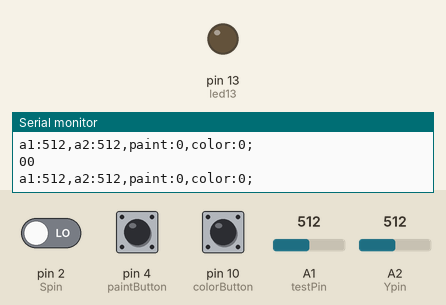
The sketch below on a simulated Arduino Uno, built with avr-gcc and run on an emulated ATmega328P. Parts: output pins drawn as LEDs (lit = HIGH), the last lines printed to the serial monitor. The test bench sets the inputs (shaded band); at power-on: pin 4 (paintButton) LOW, pin 2 (Spin) LOW, pin 10 (colorButton) LOW, A1 (testPin) = 512, A2 (Ypin) = 512.

Above: at 1.2 s.
1.3 s: pin 4 (paintButton) pulled HIGH for 0.15 s
At 1.51 s:
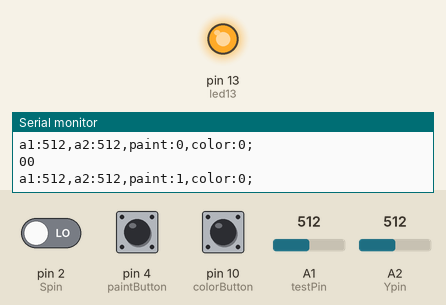
6.1 s: pin 4 (paintButton) pulled HIGH for 3.2 s
At 10.6 s:
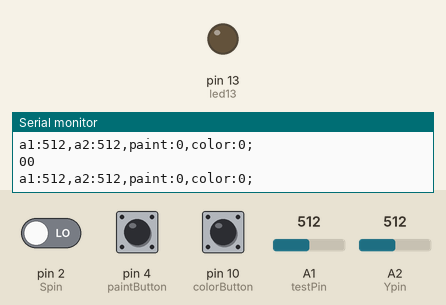
Timing chart, 0 to 12.1 s (numbered marks = the images above; inputs shaded):
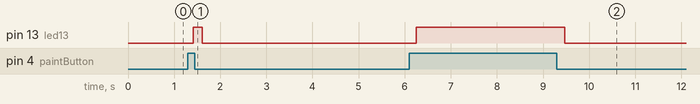

Measured:
- after the input at 1.3 s, pin 13 (led13): LOW → HIGH after 0.11 s, → LOW 0.20 s later
- after the input at 6.1 s, pin 13 (led13): LOW → HIGH after 0.15 s, → LOW 3.2 s later

The sketch:

3.4.ino
```cpp
#include "PDMSerial.h"

PDMSerial pdm;

const int testPin = A1;
const int Ypin = A2;
//const int Ypin = A3;
int Spin = 2;
int led13 = 13;
const int colorButton = 10;
const int paintButton = 4;

int testPinVal = 0;

int Xval = 0;
int scaledDataX;

int Yval = 0;
int scaledDataY;
int Sval = 0;

int colorButtonState = 0;
int paintButtonState = 0;

int dt=200;
void setup() {
// put your setup code here, to run once:
Serial.begin(9600);

pinMode(testPin, INPUT);
//pinMode(Xpin,INPUT);
pinMode(Ypin,INPUT);
pinMode(Spin,INPUT);
pinMode(colorButton,INPUT);
pinMode(paintButton,INPUT);
pinMode(Spin, INPUT);

pinMode(led13, OUTPUT);

}

void loop() {
// put your main code here, to run repeatedly:
  testPinVal = analogRead(testPin);
  Yval = analogRead(Ypin);
  //Yval = analogRead(Ypin);
  Sval = digitalRead(Spin);

  paintButtonState = digitalRead(paintButton);
  colorButtonState = digitalRead(colorButton);
  if(paintButtonState == HIGH){
    digitalWrite(led13, HIGH);
  } else{
    digitalWrite(led13, LOW);
  }

  float sensorFloatValueX = Xval/1023.0;
  float sensorFloatValueY = Yval/1023.0;

  //digitalWrite(led13, HIGH);

  pdm.transmitSensor("a1", testPinVal);
  pdm.transmitSensor("a2", Yval);
  pdm.transmitSensor("paint", paintButtonState);
  pdm.transmitSensor("color", colorButtonState);
  pdm.transmitSensor("end");

  boolean newData = pdm.checkSerial();

  if(newData) {
  if(pdm.getName().equals(String("led13"))) {
    digitalWrite(led13, pdm.getValue());
  }
}

delay(dt);
Serial.print(Xval);
//Serial.print(Yval);
Serial.println(Sval);


}
```

PDMSerial.cpp
```cpp
/*
  PDMSerial.cpp - DDEM Library for transmit/receive with p5
  Created by Jesse Allisln 2019
*/

#include "Arduino.h"
#include "PDMSerial.h"

PDMSerial::PDMSerial()
{
  _startingTransmit = true;
  _name = "default";
  _value = 0;
}

String PDMSerial::getName() {
  return _name;
}

int PDMSerial::getValue() {
  return _value;
}

boolean PDMSerial::checkSerial() {
     // Receiving transmissions – cool.
  if (Serial.available() > 0) {
    // read the oldest byte in the serial buffer
    String data = String(Serial.readStringUntil(','));
    if(data!= "\n") {
      // Serial.write(("\nrx:" + data).c_str());

      int sep = data.indexOf(":");
      if(sep != -1) {

        // Serial.write(sep);
        // Serial.write(("\nindex:" + String(sep)).c_str());
        _name = data.substring(0,sep);
        // Serial.write(("\nname:" + _name).c_str());
        _value = data.substring(sep+1).toInt();
        // Serial.write(("\nvalue:" + String(value)).c_str());
        if(_name && _value >= 0) {
            // new data was received!
          return true;
        }
      }
    }
  }
    return false; // no new data or the data wasn't good.
}

// **********************************************
// ********* LSU DDEM Data Transmission *********
// **********************************************
//
// Transmit as many sensors as you like then send end before looping.
// transmitSensor(string name, int/float value);
  // transmitSensor("a0", sensorValue);
  // transmitSensor("float0", sensorFloatValue);
  // transmitSensor("b7", buttonState);
  // transmitSensor("end");

void PDMSerial::transmitSensor(String name, int value) {
  if (name == "end") {
      Serial.write(";\n");
      _startingTransmit = true;
  } else {
          // Only put a comma on after the first transmitted data.
      if(_startingTransmit) {
        _startingTransmit = false;
      } else {
        Serial.write(",");
      }

        // Prep the data
    String xmitData = name + ":" + String(value);
      // Transmission to the computer
    Serial.write(xmitData.c_str());
  }
}

void PDMSerial::transmitSensor(String name, float value) {
  if (name == "end") {
      Serial.write(";\n");
      _startingTransmit = true;
  } else {
          // Only put a comma on after the first transmitted data.
      if(_startingTransmit) {
        _startingTransmit = false;
      } else {
        Serial.write(",");
      }

        // Prep the data
    String xmitData = name + ":" + String(value);
      // Transmission to the computer
    Serial.write(xmitData.c_str());
  }
}

void PDMSerial::transmitSensor(String name) {
  if (name == "end") {
      Serial.write(";\n");
      _startingTransmit = true;
  } else {
        // Prep the data
    String xmitData = name + "\n";
      // Transmission to the computer
    Serial.write(xmitData.c_str());
  }
}
```

PDMSerial.h
```cpp
/*
  PDMSerial.h - Library for Transmitting to/from p5.
  Created by Jesse Allison 2019
*/
#ifndef PDMSerial_h
#define PDMSerial_h

#include "Arduino.h"

class PDMSerial
{
  public:
    PDMSerial();
    boolean checkSerial();
    void transmitSensor(String name, int value);
    void transmitSensor(String name, float value);
    void transmitSensor(String name);
    String getName();
    int getValue();

  private:
    boolean _startingTransmit;
    String _name;
    int _value;
};

#endif
```
